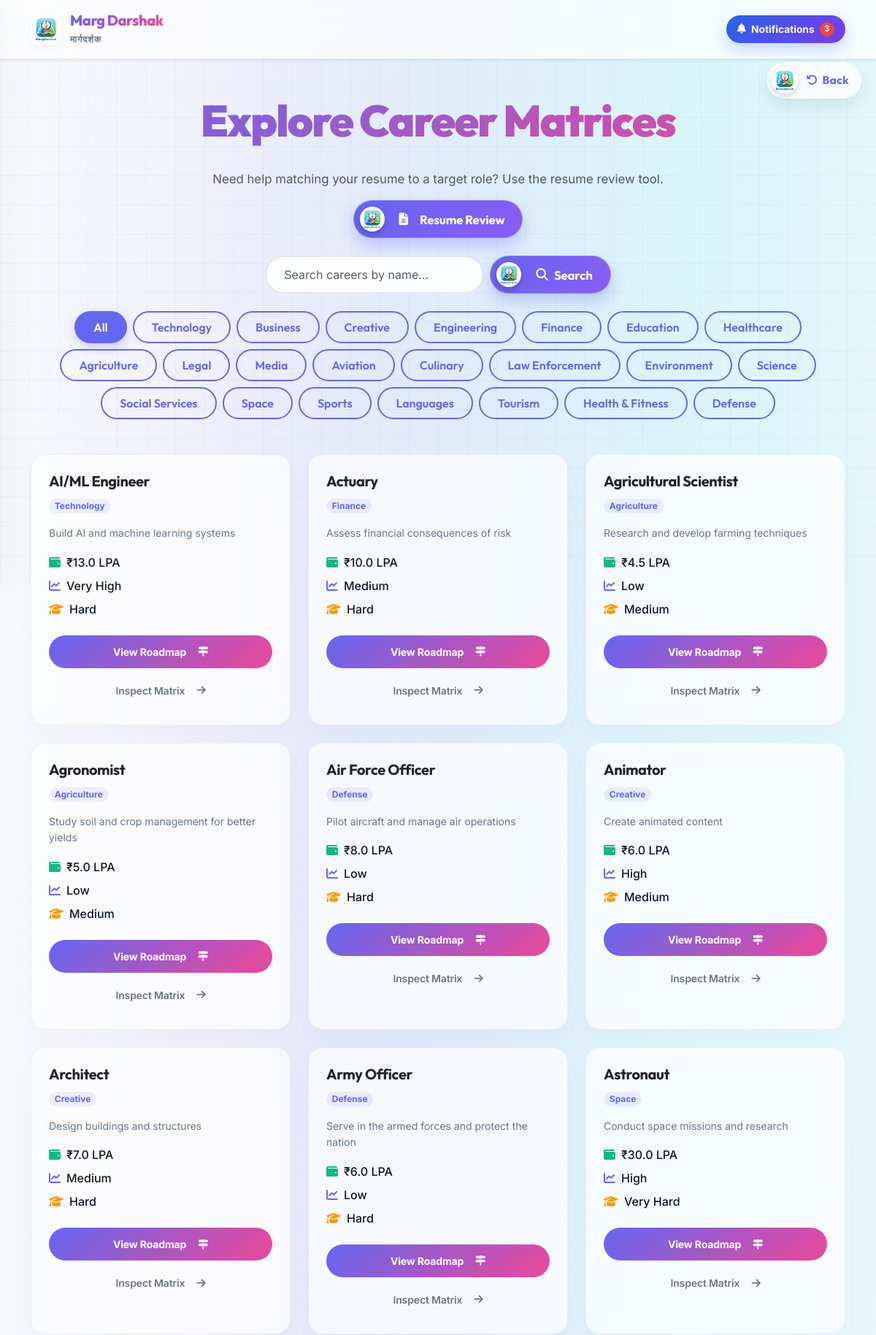
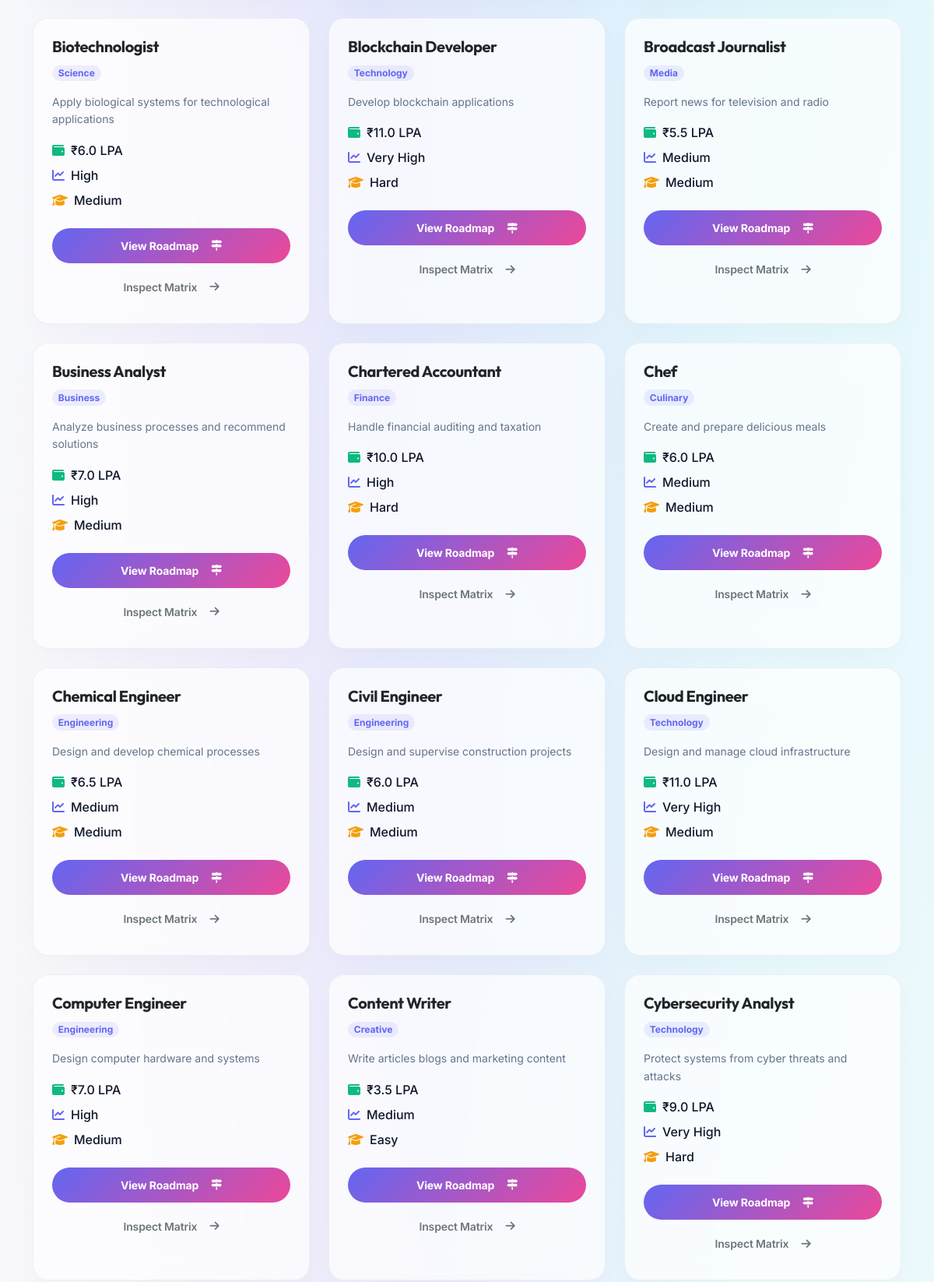
The page /career/browse (signed in, upper part) on the database its author committed (2 pictures, top to bottom).
### tables this page shows
CREATE TABLE careers (
            id INTEGER PRIMARY KEY AUTOINCREMENT,
            title TEXT,
            category TEXT,
            description TEXT,
            required_skills TEXT,
            avg_salary_inr INTEGER,
            growth_rate TEXT,
            difficulty_level TEXT,
            education_required TEXT,
            top_colleges TEXT,
            job_roles TEXT
        );

### app.py (the view)
@app.route('/career/browse')
@login_required
def career_browse():
    log_activity('page_view', 'career', 'Browsed career options')
    try:
        conn = get_db_connection()
        category = request.args.get('category', 'all')
        search_query = request.args.get('search', '').strip()
        query = 'SELECT * FROM careers'
        params = []
        conditions = []
        if category != 'all':
            conditions.append('category = ?')
            params.append(category)
        if search_query:
            conditions.append('title LIKE ?')
            params.append(f'%{search_query}%')
        if conditions:
            query += ' WHERE ' + ' AND '.join(conditions)
        query += ' ORDER BY title'
        careers = conn.execute(query, params).fetchall()
        categories = conn.execute('SELECT DISTINCT category FROM careers').fetchall()
        conn.close()
        career_list = []
        for row in careers:
            career_list.append(dict(row))
        category_list = []
        for row in categories:
            category_list.append(row['category'])
        return render_template('career/browse.html',
                             careers=career_list,
                             categories=category_list,
                             selected_category=category,
                             search_query=search_query)
    except Exception as e:
        print(f"Browse error: {e}")
        return f"Error: {e}", 500

### app.py (called while the page is built)
def login_required(f):
    @wraps(f)
    def decorated_function(*args, **kwargs):
        if not getattr(g, 'current_user', None):
            flash('Please log in to access this feature.', 'warning')
            return redirect(url_for('login'))
        return f(*args, **kwargs)
    return decorated_function

def get_db_connection():
    conn = sqlite3.connect(DB_PATH)
    conn.row_factory = sqlite3.Row
    return conn

@app.before_request
def load_current_user():
    user_id = session.get('user_id')
    if user_id:
        try:
            conn = get_db_connection()
            user = conn.execute('SELECT id, username, email FROM users WHERE id = ?', (user_id,)).fetchone()
            conn.close()
            if user:
                from flask import g
                g.current_user = dict(user)
            else:
                session.pop('user_id', None)
        except Exception:
            session.pop('user_id', None)

def log_activity(activity_type, module, description, metadata=None):
    try:
        conn = get_db_connection()
        user_id = None
        try:
            user_id = g.current_user.get('id') if getattr(g, 'current_user', None) else None
        except Exception:
            user_id = None
        conn.execute('INSERT INTO user_activity (activity_type, module, description, metadata, user_id) VALUES (?, ?, ?, ?, ?)',
                    (activity_type, module, description, metadata or '', user_id))
        conn.commit()
        conn.close()
    except Exception as e:
        print(f"Activity logging error: {e}")

### templates/career/browse.html (shortened to what this page needs)
{% extends 'base.html' %}
{% block content %}
<div class="container my-5 career-browse">
    <div class="text-center mb-4" data-tilt data-tilt-scale="1.02" data-tilt-max="5">
        <h1 class="browse-title">Explore Career Matrices</h1>
        <p class="text-muted mb-3" style="font-size: 1.05rem;">Need help matching your resume to a target role? Use the resume review tool.</p>
        <a href="/career/resume-review" class="btn btn-primary btn-lg" style="border-radius: 50px; padding: 0.75rem 2rem; font-weight: 600;">
            <i class="fas fa-file-alt me-2"></i> Resume Review
        </a>
    </div>
    <div class="text-center mb-4">
        <form method="GET" action="/career/browse" class="d-inline-flex align-items-center gap-2">
            <input type="text" name="search" value="{{ search_query or '' }}"
                   placeholder="Search careers by name..."
                   class="form-control search-input"
                   style="min-width: 300px; border-radius: 50px; padding: 0.75rem 1.5rem; border: 2px solid #e5e7eb;">
            <button type="submit" class="btn btn-primary" style="border-radius: 50px; padding: 0.75rem 1.5rem;">
                <i class="fas fa-search"></i> Search
            </button>
        </form>
    </div>
    <div class="text-center mb-5 d-flex flex-wrap justify-content-center gap-2">
        <a href="/career/browse?category=all{% if search_query %}&search={{ search_query }}{% endif %}" class="btn-brand-outline text-decoration-none {% if selected_category == 'all' %}active{% endif %}">All</a>
        {% for cat in categories %}
        <a href="/career/browse?category={{ cat }}{% if search_query %}&search={{ search_query }}{% endif %}" class="btn-brand-outline text-decoration-none {% if selected_category == cat %}active{% endif %}">{{ cat }}</a>
        {% endfor %}
    </div>
    <div class="row g-4">
        {% for career in careers %}
        <div class="col-lg-4 col-md-6">
            <div class="career-grid-card">
                <h5 class="card-title-premium">{{ career.title }}</h5>
                <span class="badge rounded-pill mb-3" style="background: rgba(99,102,241,0.1); color: #6366f1;">{{ career.category }}</span>
                <p class="small" style="color: #64748b; line-height: 1.6;">{{ career.description }}</p>
                <div class="d-flex align-items-center gap-2 mb-2" style="font-weight: 500;">
                    <i class="fas fa-wallet" style="color: #10b981;"></i> ₹{{ (career.avg_salary_inr / 100000)|round(1) }} LPA
                </div>
                <div class="d-flex align-items-center gap-2 mb-2" style="font-weight: 500;">
                    <i class="fas fa-chart-line" style="color: #6366f1;"></i> {{ career.growth_rate }}
                </div>
                <div class="d-flex align-items-center gap-2 mb-4" style="font-weight: 500;">
                    <i class="fas fa-graduation-cap" style="color: #f59e0b;"></i> {{ career.difficulty_level }}
                </div>
                <div class="d-grid gap-2">
                    <a href="{{ url_for('career_detail', career_id=career.id) }}" class="roadmap-btn btn btn-sm text-white" style="border-radius: 50px; font-weight: 700; background: linear-gradient(135deg, #6366f1, #ec4899); border: none; padding: 0.75rem;">
                        View Roadmap <i class="fas fa-map-signs ms-2"></i>
                    </a>
                    <a href="{{ url_for('career_detail', career_id=career.id) }}" class="btn btn-outline-secondary btn-sm" style="border-radius: 50px; font-weight: 600; padding: 0.75rem;">
                        Inspect Matrix <i class="fas fa-arrow-right ms-2"></i>
                    </a>
                </div>
            </div>
        </div>
        {% endfor %}
    </div>
</div>
{% endblock %}

### static/css/style.css (style rules this page uses)
:root { --brand-50: #f5f3ff; --brand-100: #ede9fe; --brand-500: #8b5cf6; --brand-600: #7c3aed; --brand-700: #6d28d9; --gradient-hero: linear-gradient(135deg, #fdfbfb 0%, #ebedee 100%); --gradient-hero-dark: linear-gradient(135deg, #0f172a 0%, #1e1b4b 100%); --gradient-primary: linear-gradient(135deg, #6366f1 0%, #ec4899 100%); --gradient-success: linear-gradient(135deg, #10b981 0%, #059669 100%); --gradient-warning: linear-gradient(135deg, #f59e0b 0%, #d97706 100%); --gradient-danger: linear-gradient(135deg, #ef4444 0%, #b91c1c 100%); --bg-page: #f8fafc; --bg-surface: rgba(255, 255, 255, 0.7); --border-subtle: rgba(255, 255, 255, 0.5); --text-main: #0f172a; --text-muted: #64748b; --shadow-soft: 0 4px 20px -2px rgba(0, 0, 0, 0.05); --shadow-float: 0 20px 40px -4px rgba(99, 102, 241, 0.15); }
body { font-family: 'Inter', sans-serif; background-color: var(--bg-page); background-image: radial-gradient(at 40% 20%, hsla(250,100%,74%,0.15) 0px, transparent 50%), radial-gradient(at 80% 0%, hsla(189,100%,56%,0.15) 0px, transparent 50%), radial-gradient(at 0% 50%, hsla(355,100%,93%,0.1) 0px, transparent 50%); background-size: 100% 100%; color: var(--text-main); min-height: 100vh; background-attachment: fixed; overflow-x: hidden; position: relative; }
body::before { content: ''; position: fixed; top: 0; left: 0; width: 100vw; height: 100vh; background-image: linear-gradient(to right, rgba(99, 102, 241, 0.05) 1px, transparent 1px), linear-gradient(to bottom, rgba(99, 102, 241, 0.05) 1px, transparent 1px); background-size: 40px 40px; z-index: -1; pointer-events: none; }
html { scrollbar-width: none; }
h1, h2, h3, h4, h5, h6, .card-title, .modal-title { font-family: 'Outfit', sans-serif; letter-spacing: -0.02em; font-weight: 700; }
.btn-primary { display: inline-flex !important; align-items: center; justify-content: center; padding: 8px 24px 8px 8px !important; background: linear-gradient(135deg, #6366f1, #8b5cf6) !important; border-radius: 40px !important; box-shadow: 0 10px 20px rgba(99, 102, 241, 0.3) !important; color: white !important; font-family: 'Outfit', sans-serif !important; font-weight: 700 !important; font-size: 1.05rem !important; position: relative; transition: all 0.3s cubic-bezier(0.16, 1, 0.3, 1) !important; border: 1px solid rgba(255,255,255,0.2) !important; transform-style: preserve-3d; text-transform: none !important; letter-spacing: 0.5px; }
.btn-primary::before { content: ''; display: block; width: 34px; height: 34px; min-width: 34px; border-radius: 50%; background-image: url('/static/icon-192.png'); background-size: cover; box-shadow: 0 4px 10px rgba(0,0,0,0.2); transform: translateZ(20px); transition: transform 0.4s cubic-bezier(0.16, 1, 0.3, 1); margin-right: 12px; }
.btn { border-radius: 9999px; padding: 0.75rem 1.5rem; font-weight: 600; letter-spacing: -0.01em; transition: all 0.2s ease; border: none; display: inline-flex; align-items: center; justify-content: center; gap: 0.5rem; }
.btn-primary { background: var(--gradient-primary); color: white; box-shadow: 0 4px 14px 0 rgba(139, 92, 246, 0.39); }
.form-control { background: rgba(255, 255, 255, 0.9); border: 1px solid rgba(0, 0, 0, 0.1); border-radius: 16px; padding: 0.75rem 1.25rem; box-shadow: 0 2px 4px rgba(0, 0, 0, 0.02) inset; transition: all 0.2s ease; }

### templates/base.html (style rules this page uses)
body { transition: background-color 0.3s ease, color 0.3s ease; }

### templates/career/browse.html (style rules this page uses)
.career-browse { font-family: 'Inter', sans-serif; }
.browse-title { font-family: 'Outfit', sans-serif; font-size: clamp(2.5rem, 5vw, 4rem); font-weight: 900; background: linear-gradient(135deg, #6366f1, #ec4899); -webkit-background-clip: text; -webkit-text-fill-color: transparent; letter-spacing: -0.03em; margin-bottom: 2rem; }
.career-grid-card { background: rgba(255, 255, 255, 0.7); backdrop-filter: blur(20px); border: 1px solid rgba(0, 0, 0, 0.05); border-radius: 20px; padding: 1.5rem; height: 100%; transition: all 0.3s cubic-bezier(0.16, 1, 0.3, 1); box-shadow: 0 10px 30px rgba(0,0,0,0.02); }
.card-title-premium { font-family: 'Outfit', sans-serif; font-weight: 700; font-size: 1.25rem; color: var(--bs-body-color); margin-bottom: 0.5rem; }
.btn-brand-outline { border-radius: 50px; font-family: 'Outfit', sans-serif; font-weight: 600; padding: 0.5rem 1.5rem; border: 2px solid #6366f1; color: #6366f1; transition: all 0.3s ease; background: transparent; }
.btn-brand-outline:hover, .btn-brand-outline.active { background: #6366f1; color: white; box-shadow: 0 5px 15px rgba(99, 102, 241, 0.3); }

### rows shown on the page
careers: title "AI/ML Engineer", category "Technology", description "Build AI and machine learning systems", (career.avg_salary_inr/100000)|round(1) "13.0", growth_rate "Very High", difficulty_level "Hard"
careers: title "Actuary", category "Finance", description "Assess financial consequences of risk", (career.avg_salary_inr/100000)|round(1) "10.0", growth_rate "Medium", difficulty_level "Hard"
careers: title "Agricultural Scientist", category "Agriculture", description "Research and develop farming techniques", (career.avg_salary_inr/100000)|round(1) "4.5", growth_rate "Low", difficulty_level "Medium"
careers: title "Agronomist", category "Agriculture", description "Study soil and crop management for better yields", (career.avg_salary_inr/100000)|round(1) "5.0", growth_rate "Low", difficulty_level "Medium"
careers: title "Air Force Officer", category "Defense", description "Pilot aircraft and manage air operations", (career.avg_salary_inr/100000)|round(1) "8.0", growth_rate "Low", difficulty_level "Hard"
careers: title "Animator", category "Creative", description "Create animated content", (career.avg_salary_inr/100000)|round(1) "6.0", growth_rate "High", difficulty_level "Medium"
careers: title "Architect", category "Creative", description "Design buildings and structures", (career.avg_salary_inr/100000)|round(1) "7.0", growth_rate "Medium", difficulty_level "Hard"
careers: title "Army Officer", category "Defense", description "Serve in the armed forces and protect the nation", (career.avg_salary_inr/100000)|round(1) "6.0", growth_rate "Low", difficulty_level "Hard"
careers: title "Astronaut", category "Space", description "Conduct space missions and research", (career.avg_salary_inr/100000)|round(1) "30.0", growth_rate "High", difficulty_level "Very Hard"
careers: title "Biotechnologist", category "Science", description "Apply biological systems for technological applications", (career.avg_salary_inr/100000)|round(1) "6.0", growth_rate "High", difficulty_level "Medium"
careers: title "Blockchain Developer", category "Technology", description "Develop blockchain applications", (career.avg_salary_inr/100000)|round(1) "11.0", growth_rate "Very High", difficulty_level "Hard"
careers: title "Broadcast Journalist", category "Media", description "Report news for television and radio", (career.avg_salary_inr/100000)|round(1) "5.5", growth_rate "Medium", difficulty_level "Medium"
careers: title "Business Analyst", category "Business", description "Analyze business processes and recommend solutions", (career.avg_salary_inr/100000)|round(1) "7.0", growth_rate "High", difficulty_level "Medium"
careers: title "Chartered Accountant", category "Finance", description "Handle financial auditing and taxation", (career.avg_salary_inr/100000)|round(1) "10.0", growth_rate "High", difficulty_level "Hard"
careers: title "Chef", category "Culinary", description "Create and prepare delicious meals", (career.avg_salary_inr/100000)|round(1) "6.0", growth_rate "Medium", difficulty_level "Medium"
careers: title "Chemical Engineer", category "Engineering", description "Design and develop chemical processes", (career.avg_salary_inr/100000)|round(1) "6.5", growth_rate "Medium", difficulty_level "Medium"
careers: title "Civil Engineer", category "Engineering", description "Design and supervise construction projects", (career.avg_salary_inr/100000)|round(1) "6.0", growth_rate "Medium", difficulty_level "Medium"
careers: title "Cloud Engineer", category "Technology", description "Design and manage cloud infrastructure", (career.avg_salary_inr/100000)|round(1) "11.0", growth_rate "Very High", difficulty_level "Medium"
careers: title "Computer Engineer", category "Engineering", description "Design computer hardware and systems", (career.avg_salary_inr/100000)|round(1) "7.0", growth_rate "High", difficulty_level "Medium"
careers: title "Content Writer", category "Creative", description "Write articles blogs and marketing content", (career.avg_salary_inr/100000)|round(1) "3.5", growth_rate "Medium", difficulty_level "Easy"
careers: title "Cybersecurity Analyst", category "Technology", description "Protect systems from cyber threats and attacks", (career.avg_salary_inr/100000)|round(1) "9.0", growth_rate "Very High", difficulty_level "Hard"

### other values the page prints
{{ cat }} "Technology" "Business" "Creative" "Engineering" "Finance" "Education" "Healthcare" "Agriculture" "Legal" "Media" "Aviation" "Culinary" "Law Enforcement" "Environment" "Science" "Social Services" "Space" "Sports" "Languages" "Tourism" "Health & Fitness" "Defense"
